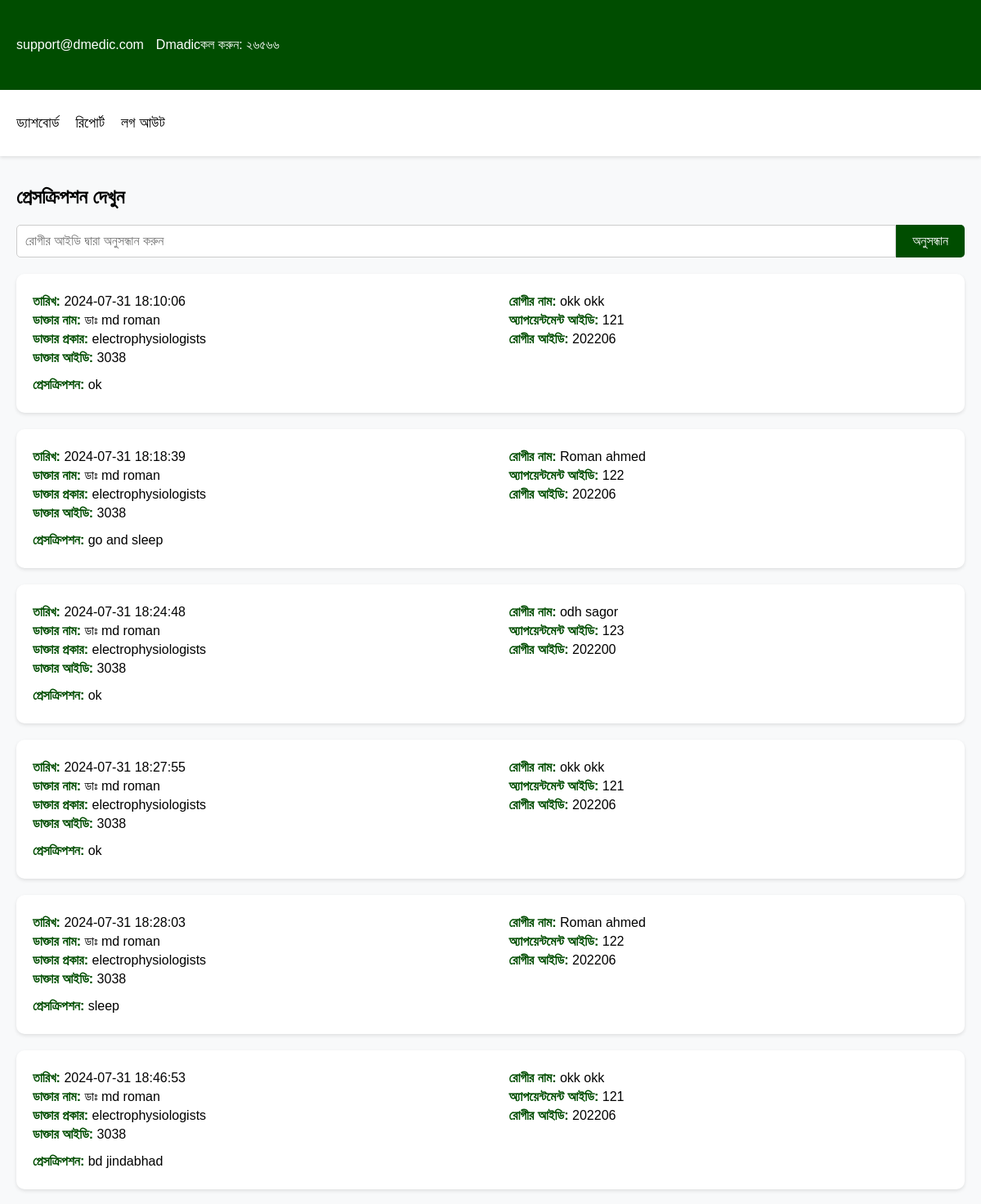
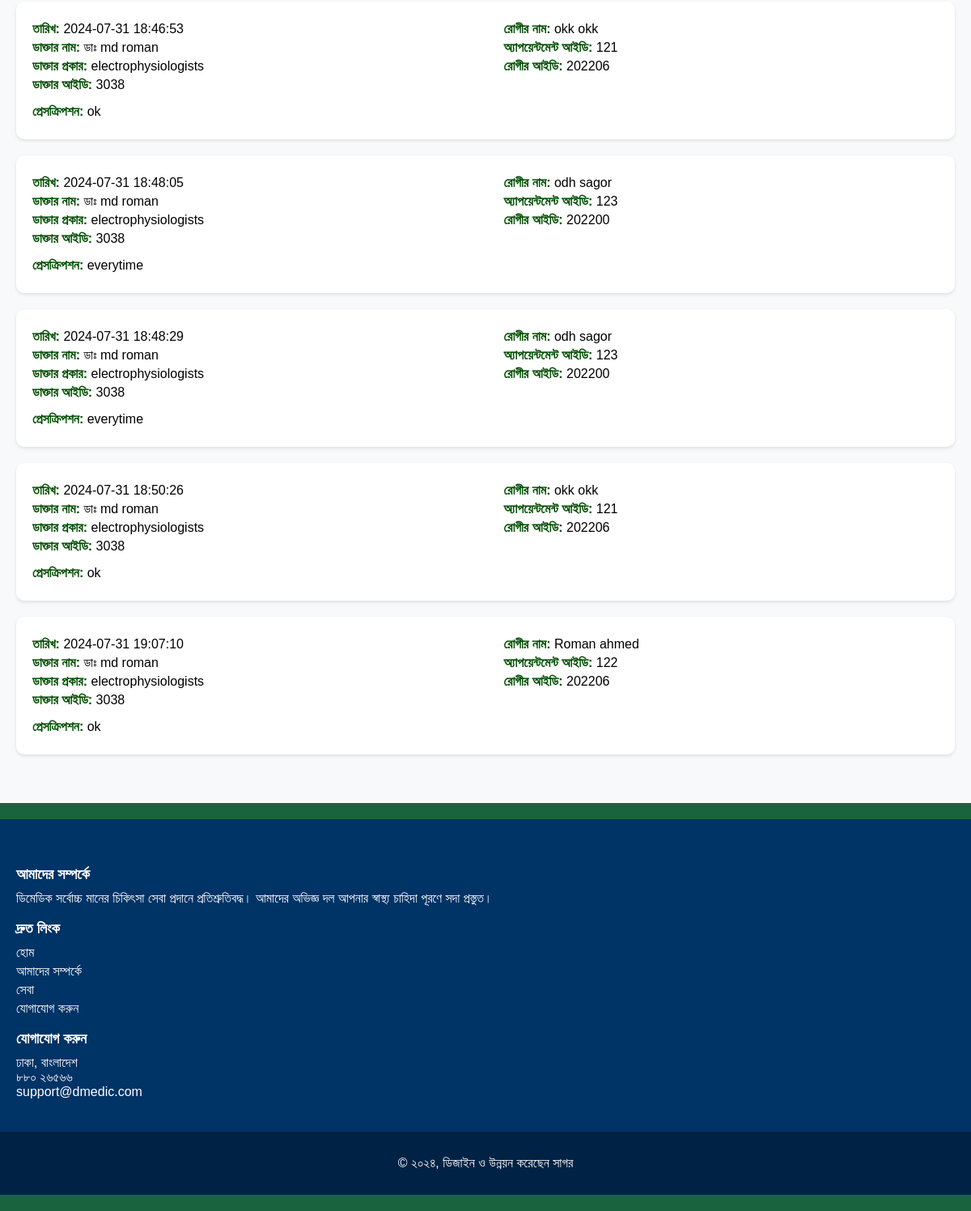
The page /mdobidulhuqsagor/patientMedicalReport.php (signed in) on the database its author committed (2 pictures, top to bottom).
### tables this page shows
CREATE TABLE `prescriptions` (
  `prescription_id` int(2) UNSIGNED ZEROFILL NOT NULL,
  `appointment_id` int(3) UNSIGNED ZEROFILL DEFAULT NULL,
  `doctor_id` int(4) UNSIGNED ZEROFILL DEFAULT NULL,
  `patient_id` int(6) UNSIGNED DEFAULT NULL,
  `doctor_name` varchar(255) DEFAULT NULL,
  `doctor_type` varchar(50) DEFAULT NULL,
  `patient_name` varchar(255) DEFAULT NULL,
  `prescription_text` text NOT NULL,
  `created_at` timestamp NOT NULL DEFAULT current_timestamp()
);

### mdobidulhuqsagor/patientMedicalReport.php (the view, shortened to what this page needs)
<?php
$doctor_id = $_SESSION['doctor_id'];
$search_patient_id = isset($_GET['search_patient_id']) ? $_GET['search_patient_id'] : '';
$servername = "localhost";
$username = "root";
$password = "";
$dbname = "Dmedic";
$pdo = new PDO("mysql:host=$servername;dbname=$dbname", $username, $password);
$pdo->setAttribute(PDO::ATTR_ERRMODE, PDO::ERRMODE_EXCEPTION);
$sql = "SELECT * FROM prescriptions WHERE doctor_id = :doctor_id";
$stmt = $pdo->prepare($sql);
$stmt->bindParam(':doctor_id', $doctor_id, PDO::PARAM_INT);
$stmt->execute();
$prescriptions = $stmt->fetchAll(PDO::FETCH_ASSOC);
?>
<!DOCTYPE html>
<html lang="en">
<head>
    <link rel="stylesheet" href="../css/patientMedicalReport.css">
</head>
<body>
<header>
        <div class="header-top-bar">
            <div class="container">
                <div class="row align-items-center">
                    <div class="col-lg-6">
                        <ul class="top-bar-info list-inline-item pl-0 mb-0">
                            <li class="list-inline-item"><a href="mailto:support@dmedic.com"><i class="icofont-support-faq mr-2"></i>support@dmedic.com</a></li>
                            <li class="list-inline-item"><i class="icofont-location-pin mr-2"></i>Dmadic</li>
                            <a href="tel:+26566">
                                <span>কল করুন: </span>
                                <span class="h4">২৬৫৬৬</span>
                            </a>
                        </ul>
                    </div>
                    </div>
                </div>
            </div>
        <nav class="navbar navbar-expand-lg navigation" id="navbar">
            <div class="container">
                <div class="collapse navbar-collapse" id="navbarsExample09">
                    <ul class="navbar-nav ml-auto">
                        <li class="nav-item"><a class="nav-link" href="doctorDashboard.php">ড্যাশবোর্ড</a></li>
                        <li class="nav-item"><a class="nav-link" href="patientMedicalReport.php">রিপোর্ট</a></li>
                        <li class="nav-item"><a class="nav-link" href="docELogin.php">লগ আউট</a></li>
                    </ul>
                </div>
            </div>
        </nav>
    </header>
    <div class="container">
        <h1>প্রেসক্রিপশন দেখুন</h1>
        <form method="get" class="search-bar">
            <input type="text" name="search_patient_id" placeholder="রোগীর আইডি দ্বারা অনুসন্ধান করুন" value="<?php echo htmlspecialchars($search_patient_id); ?>">
            <button type="submit">অনুসন্ধান</button>
        </form>
        <?php if (empty($prescriptions)): ?>
            <p>কোনো প্রেসক্রিপশন পাওয়া যায়নি।</p>
        <?php else: ?>
            <?php foreach ($prescriptions as $prescription): ?>
                <div class="prescription">
                    <div class="prescription-header">
                        <div class="left">
                            <p><strong>তারিখ:</strong> <?= htmlspecialchars($prescription['created_at']) ?></p>
                            <p><strong>ডাক্তার নাম:</strong> ডাঃ <?= htmlspecialchars($prescription['doctor_name']) ?></p>
                            <p><strong>ডাক্তার প্রকার:</strong> <?= htmlspecialchars($prescription['doctor_type']) ?></p>
                            <p><strong>ডাক্তার আইডি:</strong> <?= htmlspecialchars($doctor_id) ?></p>
                        </div>
                        <div class="right">
                            <p><strong>রোগীর নাম:</strong> <?= htmlspecialchars($prescription['patient_name']) ?></p>
                            <p><strong>অ্যাপয়েন্টমেন্ট আইডি:</strong> <?= htmlspecialchars($prescription['appointment_id']) ?></p>
                            <p><strong>রোগীর আইডি:</strong> <?= htmlspecialchars($prescription['patient_id']) ?></p>
                        </div>
                    </div>
                    <p><strong>প্রেসক্রিপশন:</strong> <?= htmlspecialchars($prescription['prescription_text']) ?></p>
                </div>
            <?php endforeach; ?>
        <?php endif; ?>
    </div>
    <footer>
        <div class="footer-top">
                <div class="container">
                    <div class="row">
                        <div class="col-lg-4">
                            <h3>আমাদের সম্পর্কে</h3>
                            <p>ডিমেডিক সর্বোচ্চ মানের চিকিৎসা সেবা প্রদানে প্রতিশ্রুতিবদ্ধ। আমাদের অভিজ্ঞ দল আপনার স্বাস্থ্য চাহিদা পূরণে সদা প্রস্তুত।</p>
                        </div>
                        <div class="col-lg-4">
                            <h3>দ্রুত লিংক</h3>
                            <ul>
                                <li><a href="#">হোম</a></li>
                                <li><a href="#">আমাদের সম্পর্কে</a></li>
                                <li><a href="#">সেবা</a></li>
                                <li><a href="#">যোগাযোগ করুন</a></li>
                            </ul>
                        </div>
                        <div class="col-lg-4">
                            <h3>যোগাযোগ করুন</h3>
                            <p><i class="icofont-location-pin"></i> ঢাকা, বাংলাদেশ</p>
                            <p><i class="icofont-phone"></i> ৮৮০ ২৬৫৬৬</p>
                            <p><i class="icofont-envelope"></i> support@dmedic.com</p>
                        </div>
                    </div>
                </div>
            </div>
            <div class="footer-bottom">
                <div class="container">
                    <div class="row">
                        <div class="col-lg-12 text-center">
                        &copy; ২০২৪, ডিজাইন ও উন্নয়ন করেছেন  <a target="_blank">সাগর</a>
                        </div>
                    </div>
                </div>
            </div>
</footer>
</body>
</html>

### css/patientMedicalReport.css (style rules this page uses)
body { font-family: Arial, sans-serif; background-color: #f8f9fa; margin: 0; padding: 0; }
.header-top-bar { background-color: #004d00; padding: 10px 0; color: #ffffff; }
.header-top-bar .container { display: flex; justify-content: space-between; align-items: center; }
.header-top-bar a { color: #ffffff; text-decoration: none; margin-right: 15px; }
.top-bar-info { display: flex; list-style: none; padding: 0; }
.navbar { background-color: #ffffff; padding: 10px 0; box-shadow: 0 2px 4px rgba(0, 0, 0, 0.1); }
.navbar-nav { list-style: none; padding: 0; display: flex; align-items: center; margin: 0; }
.navbar-nav .nav-item { margin-right: 20px; }
.navbar-nav .nav-link { color: #000000; font-size: 18px; text-decoration: none; }
.container { padding: 20px; max-width: 1200px; margin: auto; }
h1 { font-size: 24px; margin-bottom: 20px; }
.search-bar { display: flex; margin-bottom: 20px; }
.search-bar input[type="text"] { flex: 1; padding: 10px; font-size: 16px; border: 1px solid #ccc; border-radius: 5px 0 0 5px; }
.search-bar button { padding: 10px 20px; font-size: 16px; background-color: #004d00; color: #ffffff; border: none; border-radius: 0 5px 5px 0; cursor: pointer; transition: background-color 0.3s; }
.prescription { background-color: #ffffff; padding: 20px; border-radius: 10px; box-shadow: 0 2px 4px rgba(0, 0, 0, 0.1); margin-bottom: 20px; }
.prescription-header { display: flex; justify-content: space-between; margin-bottom: 10px; }
.prescription-header .left, .prescription-header .right { width: 48%; }
.prescription p { margin: 5px 0; }
.prescription strong { color: #004d00; }
footer { background-color: #1a633f; color: #ffffff; padding: 20px 0; width: 100%; margin-top: 20px; }
.footer-top { padding: 20px 0; background-color: #003366; }
.footer-top .container { display: flex; justify-content: space-between; flex-wrap: wrap; }
.footer-top h3 { margin-bottom: 10px; font-size: 18px; }
.footer-top p, .footer-top ul { margin: 0; padding: 0; list-style: none; }
.footer-top ul li { margin-bottom: 5px; }
.footer-top ul li a { color: #ffffff; text-decoration: none; }
.footer-bottom { background-color: #002244; padding: 10px 0; text-align: center; }

### rows shown on the page
prescriptions: created_at "2024-07-31 18:10:06", doctor_name "md roman", doctor_type "electrophysiologists", patient_name "okk okk", appointment "121", patient "202206", prescription_text "ok"
prescriptions: created_at "2024-07-31 18:18:39", doctor_name "md roman", doctor_type "electrophysiologists", patient_name "Roman ahmed", appointment "122", patient "202206", prescription_text "go and sleep"
prescriptions: created_at "2024-07-31 18:24:48", doctor_name "md roman", doctor_type "electrophysiologists", patient_name "odh sagor", appointment "123", patient "202200", prescription_text "ok"
prescriptions: created_at "2024-07-31 18:27:55", doctor_name "md roman", doctor_type "electrophysiologists", patient_name "okk okk", appointment "121", patient "202206", prescription_text "ok"
prescriptions: created_at "2024-07-31 18:28:03", doctor_name "md roman", doctor_type "electrophysiologists", patient_name "Roman ahmed", appointment "122", patient "202206", prescription_text "sleep"
prescriptions: created_at "2024-07-31 18:46:53", doctor_name "md roman", doctor_type "electrophysiologists", patient_name "okk okk", appointment "121", patient "202206", prescription_text "bd jindabhad"
prescriptions: created_at "2024-07-31 18:46:53", doctor_name "md roman", doctor_type "electrophysiologists", patient_name "okk okk", appointment "121", patient "202206", prescription_text "ok"
prescriptions: created_at "2024-07-31 18:48:05", doctor_name "md roman", doctor_type "electrophysiologists", patient_name "odh sagor", appointment "123", patient "202200", prescription_text "everytime"
prescriptions: created_at "2024-07-31 18:48:29", doctor_name "md roman", doctor_type "electrophysiologists", patient_name "odh sagor", appointment "123", patient "202200", prescription_text "everytime"
prescriptions: created_at "2024-07-31 18:50:26", doctor_name "md roman", doctor_type "electrophysiologists", patient_name "okk okk", appointment "121", patient "202206", prescription_text "ok"
prescriptions: created_at "2024-07-31 19:07:10", doctor_name "md roman", doctor_type "electrophysiologists", patient_name "Roman ahmed", appointment "122", patient "202206", prescription_text "ok"
